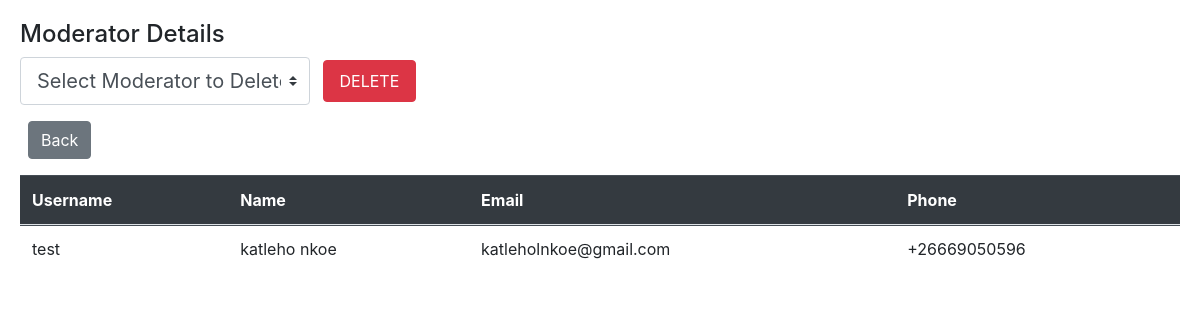
The app's page /viewmoddata with its own data.
### tables this page shows
CREATE TABLE moderator(usr TEXT PRIMARY KEY,
        namem TEXT,
        password TEXT,
        emailm TEXT,
        contactno TEXT);

### app.py (the view)
@app.route("/viewmoddata", methods=["POST", "GET"])
def view_mod_data():
    if request.method == "POST":
        mod = request.form["mod_del"]
        deleterecmoderator(mod)
    lst = viewmoderator()
    return render_template("view_moderator.html", data=lst, lenght=len(lst))

### backend.py (called while the page is built)
def viewmoderator():
    con=sqlite3.connect("student.db")
    cur=con.cursor()
    cur.execute("SELECT * FROM moderator")
    rows=cur.fetchall()
    con.close()
    return rows

### templates/view_moderator.html (shortened to what this page needs)
<!DOCTYPE html>
<html>
<head>
	<link rel="stylesheet" href="https://cdn.jsdelivr.net/npm/bootstrap@4.5.3/dist/css/bootstrap.min.css">
</head>
<body>
  <h4>Moderator Details</h4>
<form method="post" action="/viewmoddata">
  <select name="mod_del" class="custom-select custom-select-lg mb-3" style="width: 25%;"  >
  <option selected>Select Moderator to Delete</option>
</select>
<button class="btn btn-danger mx-2 mb-3 px-3 py-2" >DELETE</button>
</form>
<form action="#">
  <button class="btn btn-secondary mb-3 ml-2" type="submit" formaction="{{url_for('admin')}}" formmethod="get">Back</button>
</form>
<table class="table">
  <thead class="thead-dark">
    <tr>
      <th scope="col">Username</th>
      <th scope="col">Name</th>
      <th scope="col">Email</th>
      <th scope="col">Phone</th>
    </tr>
  </thead>
  <tbody>
    <tr>
    	{% for dat in data %}
    		<tr>
    		{% for i in range(5)%}
    			{%if i!=2%}
    				<td>{{dat[i]}}</td>
    			{%endif%}
    		{%endfor%}
    		</tr>
    	{% endfor %}
      </tr>
  </tbody>
</table>
</body>
</html>

### templates/view_moderator.html (style rules this page uses)
body { margin: 0; padding: 20px; }

### records on screen
moderator: usr "test" "katleho nkoe" "katleholnkoe@gmail.com" "+26669050596"
